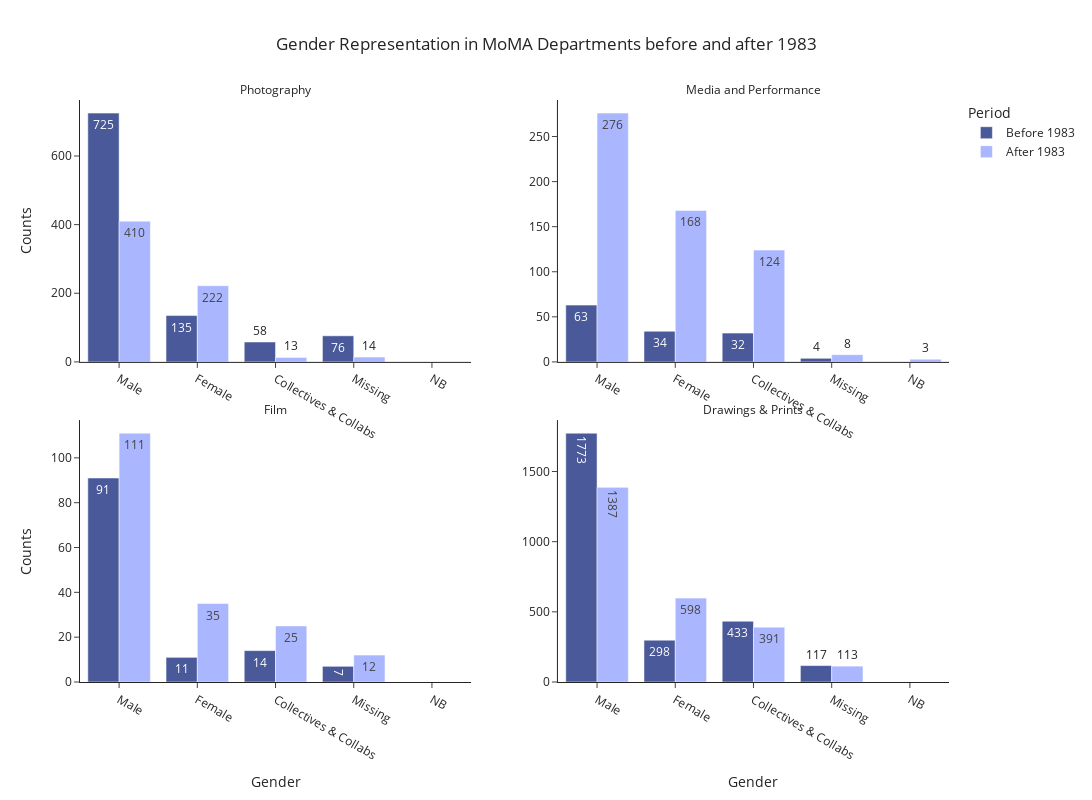

This figure's notebook cell:
### Code cell
moma_gender_depts_full_2 = px.bar(moma_depts_gender_rep_all, x="Gender", y="Counts", color="Period", facet_col="Department", facet_row_spacing=0.10, facet_col_spacing=0.10,  facet_col_wrap=2, title="Gender Representation in MoMA Departments before and after 1983", barmode='group',color_discrete_map={"Before 1983": "#49599a", "After 1983": "#aab6fe"}, category_orders={"Period": ["Before 1983", 'After 1983']}, text='Counts')
moma_gender_depts_full_2.update_xaxes(showticklabels=True, categoryorder='array', categoryarray=['Male', 'Female', 'Collectives & Collabs', 'Missing', 'NB'])
moma_gender_depts_full_2.update_yaxes(matches=None, showticklabels=True)
moma_gender_depts_full_2.update_traces(textposition="auto", hoverinfo='x+y+name', hovertemplate=None)
moma_gender_depts_full_2.update_layout(height=800, width=1600, title_x=0.5)
moma_gender_depts_full_2.for_each_annotation(lambda a: a.update(text=a.text.split("=")[-1]))
#create local copies
#moma_gender_depts_full.write_html(path+"Plotly_embeds/moma_full_gender_dept_bars_option2.html", include_plotlyjs='directory')
moma_gender_depts_full_2.show()

### Figure 1 — Plotly figure (JSON) as saved in the notebook; plotly's stock layout.template omitted (floating-point values rounded to 4 significant figures)
{"data": [{"alignmentgroup": "True", "hoverinfo": "x+y+name", "legendgroup": "Before 1983", "marker": {"color": "#49599a", "pattern": {"shape": ""}}, "name": "Before 1983", "offsetgroup": "Before 1983", "orientation": "v", "showlegend": true, "text": [725, 135, 76, 58], "textposition": "auto", "type": "bar", "x": ["Male", "Female", "Missing", "Collectives & Collabs"], "xaxis": "x3", "y": [725, 135, 76, 58], "yaxis": "y3"}, {"alignmentgroup": "True", "hoverinfo": "x+y+name", "legendgroup": "Before 1983", "marker": {"color": "#49599a", "pattern": {"shape": ""}}, "name": "Before 1983", "offsetgroup": "Before 1983", "orientation": "v", "showlegend": false, "text": [63, 34, 32, 4], "textposition": "auto", "type": "bar", "x": ["Male", "Female", "Collectives & Collabs", "Missing"], "xaxis": "x4", "y": [63, 34, 32, 4], "yaxis": "y4"}, {"alignmentgroup": "True", "hoverinfo": "x+y+name", "legendgroup": "Before 1983", "marker": {"color": "#49599a", "pattern": {"shape": ""}}, "name": "Before 1983", "offsetgroup": "Before 1983", "orientation": "v", "showlegend": false, "text": [91, 14, 11, 7], "textposition": "auto", "type": "bar", "x": ["Male", "Collectives & Collabs", "Female", "Missing"], "xaxis": "x", "y": [91, 14, 11, 7], "yaxis": "y"}, {"alignmentgroup": "True", "hoverinfo": "x+y+name", "legendgroup": "Before 1983", "marker": {"color": "#49599a", "pattern": {"shape": ""}}, "name": "Before 1983", "offsetgroup": "Before 1983", "orientation": "v", "showlegend": false, "text": [1773, 433, 298, 117], "textposition": "auto", "type": "bar", "x": ["Male", "Collectives & Collabs", "Female", "Missing"], "xaxis": "x2", "y": [1773, 433, 298, 117], "yaxis": "y2"}, {"alignmentgroup": "True", "hoverinfo": "x+y+name", "legendgroup": "After 1983", "marker": {"color": "#aab6fe", "pattern": {"shape": ""}}, "name": "After 1983", "offsetgroup": "After 1983", "orientation": "v", "showlegend": true, "text": [410, 222, 14, 13], "textposition": "auto", "type": "bar", "x": ["Male", "Female", "Missing", "Collectives & Collabs"], "xaxis": "x3", "y": [410, 222, 14, 13], "yaxis": "y3"}, {"alignmentgroup": "True", "hoverinfo": "x+y+name", "legendgroup": "After 1983", "marker": {"color": "#aab6fe", "pattern": {"shape": ""}}, "name": "After 1983", "offsetgroup": "After 1983", "orientation": "v", "showlegend": false, "text": [276, 168, 124, 8, 3], "textposition": "auto", "type": "bar", "x": ["Male", "Female", "Collectives & Collabs", "Missing", "NB"], "xaxis": "x4", "y": [276, 168, 124, 8, 3], "yaxis": "y4"}, {"alignmentgroup": "True", "hoverinfo": "x+y+name", "legendgroup": "After 1983", "marker": {"color": "#aab6fe", "pattern": {"shape": ""}}, "name": "After 1983", "offsetgroup": "After 1983", "orientation": "v", "showlegend": false, "text": [111, 35, 25, 12], "textposition": "auto", "type": "bar", "x": ["Male", "Female", "Collectives & Collabs", "Missing"], "xaxis": "x", "y": [111, 35, 25, 12], "yaxis": "y"}, {"alignmentgroup": "True", "hoverinfo": "x+y+name", "legendgroup": "After 1983", "marker": {"color": "#aab6fe", "pattern": {"shape": ""}}, "name": "After 1983", "offsetgroup": "After 1983", "orientation": "v", "showlegend": false, "text": [1387, 598, 391, 113], "textposition": "auto", "type": "bar", "x": ["Male", "Female", "Collectives & Collabs", "Missing"], "xaxis": "x2", "y": [1387, 598, 391, 113], "yaxis": "y2"}], "layout": {"annotations": [{"font": {}, "showarrow": false, "text": "Film", "x": 0.225, "xanchor": "center", "xref": "paper", "y": 0.45, "yanchor": "bottom", "yref": "paper"}, {"font": {}, "showarrow": false, "text": "Drawings & Prints", "x": 0.775, "xanchor": "center", "xref": "paper", "y": 0.45, "yanchor": "bottom", "yref": "paper"}, {"font": {}, "showarrow": false, "text": "Photography", "x": 0.225, "xanchor": "center", "xref": "paper", "y": 1, "yanchor": "bottom", "yref": "paper"}, {"font": {}, "showarrow": false, "text": "Media and Performance", "x": 0.775, "xanchor": "center", "xref": "paper", "y": 1, "yanchor": "bottom", "yref": "paper"}], "barmode": "group", "height": 800, "legend": {"title": {"text": "Period"}, "tracegroupgap": 0}, "title": {"text": "Gender Representation in MoMA Departments before and after 1983", "x": 0.5}, "width": 1600, "xaxis": {"anchor": "y", "categoryarray": ["Male", "Female", "Collectives & Collabs", "Missing", "NB"], "categoryorder": "array", "domain": [0, 0.45], "showticklabels": true, "title": {"text": "Gender"}}, "xaxis2": {"anchor": "y2", "categoryarray": ["Male", "Female", "Collectives & Collabs", "Missing", "NB"], "categoryorder": "array", "domain": [0.55, 1], "matches": "x", "showticklabels": true, "title": {"text": "Gender"}}, "xaxis3": {"anchor": "y3", "categoryarray": ["Male", "Female", "Collectives & Collabs", "Missing", "NB"], "categoryorder": "array", "domain": [0, 0.45], "matches": "x", "showticklabels": true}, "xaxis4": {"anchor": "y4", "categoryarray": ["Male", "Female", "Collectives & Collabs", "Missing", "NB"], "categoryorder": "array", "domain": [0.55, 1], "matches": "x", "showticklabels": true}, "yaxis": {"anchor": "x", "domain": [0, 0.45], "showticklabels": true, "title": {"text": "Counts"}}, "yaxis2": {"anchor": "x2", "domain": [0, 0.45], "showticklabels": true}, "yaxis3": {"anchor": "x3", "domain": [0.55, 1], "showticklabels": true, "title": {"text": "Counts"}}, "yaxis4": {"anchor": "x4", "domain": [0.55, 1], "showticklabels": true}}}
